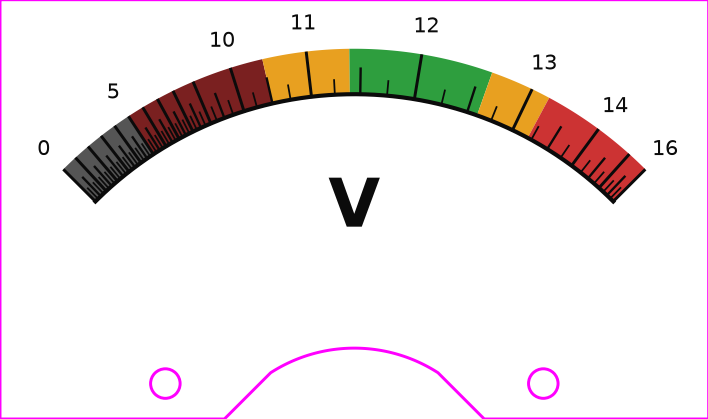

Generate this figure with Python:
#!/usr/bin/env python3
"""Generate a 1:1 physical-scale SVG of the non-linear voltmeter face
for Cricut "Print Then Cut" on the Baomain 85C1 (0-5 V) panel meter."""

import argparse
import numpy as np
import matplotlib
matplotlib.use('Agg')
import matplotlib.pyplot as plt
from matplotlib.patches import Arc, Wedge, Rectangle, Circle
from matplotlib.collections import PatchCollection
import matplotlib.patheffects as pe

parser = argparse.ArgumentParser(description=__doc__)
parser.add_argument('--ruler', action='store_true',
                    help='Draw mm ruler ticks along the edges')
args = parser.parse_args()

# ── Physical dimensions (mm) ─────────────────────────────────────────
PLATE_W       = 60.0
PLATE_H       = 35.5
PIVOT_X       = PLATE_W / 2        # 30.0
PIVOT_Y       = 39.0               # below plate top (3.5 mm below bottom edge)
ARC_RADIUS    = 31.0
DEFLECTION    = 90.0               # degrees of needle sweep

MOUNT_HOLE_DIA   = 2.5
MOUNT_HOLE_X     = 14.0            # center distance from left/right edges
MOUNT_HOLE_Y     = 3.0             # center distance from bottom edge
NOTCH_W          = 22.0            # width of semicircular cutout
NOTCH_H          = 6.0             # height of cutout (arc peak from bottom edge)

# ── Voltage / sensitivity (same as meter_scale.py) ───────────────────
BUS_MIN, BUS_MAX = 0.0, 16.0
CENTER, SIGMA    = 12.0, 1.4
BASE_GAIN        = 0.25
PEAK_GAIN        = 1.60

def sensitivity(v):
    return BASE_GAIN + PEAK_GAIN * np.exp(-0.5 * ((v - CENTER) / SIGMA) ** 2)

resolution = 10000
voltage    = np.linspace(BUS_MIN, BUS_MAX, resolution)
gain       = sensitivity(voltage)
position   = np.cumsum(gain)
position  -= position[0]
position  /= position[-1]

def volt_to_position(v):
    return np.interp(v, voltage, position)

arc_start_deg = 90 + DEFLECTION / 2   # 135
arc_end_deg   = 90 - DEFLECTION / 2   # 45

def pos_to_angle_rad(pos):
    deg = arc_start_deg - pos * DEFLECTION
    return np.radians(deg)

# ── Color bands ──────────────────────────────────────────────────────
RANGES = [
    (0.0,  5.0,  '#555555'),
    (5.0,  10.5, '#7a2020'),
    (10.5, 11.4, '#e8a020'),
    (11.4, 12.6, '#2e9e3e'),
    (12.6, 13.2, '#e8a020'),
    (13.2, 16.0, '#cc3333'),
]

# ── Tick geometry ────────────────────────────────────────────────────
MAJOR_TICK_LEN = ARC_RADIUS * 0.12
HALF_TICK_LEN  = ARC_RADIUS * 0.07
MINOR_TICK_LEN = ARC_RADIUS * 0.04
LABEL_OFFSET   = ARC_RADIUS * 0.20

BAND_INNER = ARC_RADIUS
BAND_OUTER = ARC_RADIUS + MAJOR_TICK_LEN + 0.1275

# ── Matplotlib setup ────────────────────────────────────────────────
MM_PER_INCH = 25.4
plt.rcParams['svg.fonttype'] = 'path'

fig = plt.figure(
    figsize=(PLATE_W / MM_PER_INCH, PLATE_H / MM_PER_INCH),
    dpi=96,
    facecolor='white',
)
ax = fig.add_axes([0, 0, 1, 1])
ax.set_xlim(0, PLATE_W)
ax.set_ylim(0, PLATE_H)
ax.set_aspect('equal')
ax.axis('off')

cy = PLATE_H - PIVOT_Y  # pivot in axes coords (y=0 is bottom)

# ── White background ────────────────────────────────────────────────
ax.add_patch(Rectangle((0, 0), PLATE_W, PLATE_H,
                        facecolor='white', edgecolor='none', zorder=0))

# ── Helper: mm linewidth ────────────────────────────────────────────
def mm_to_pts(mm):
    return mm * (72.0 / MM_PER_INCH)

# ── Color band fills (tach-style: fills the tick region) ────────────
for v_lo, v_hi, color in RANGES:
    p0 = volt_to_position(v_lo)
    p1 = volt_to_position(v_hi)
    th = np.linspace(pos_to_angle_rad(p0), pos_to_angle_rad(p1), 300)
    # Build closed annular wedge: outer arc forward, inner arc back
    xs = np.concatenate([PIVOT_X + BAND_OUTER * np.cos(th),
                         PIVOT_X + BAND_INNER * np.cos(th[::-1])])
    ys = np.concatenate([cy + BAND_OUTER * np.sin(th),
                         cy + BAND_INNER * np.sin(th[::-1])])
    ax.fill(xs, ys, facecolor=color, edgecolor='none', zorder=1)

# ── Main arc ────────────────────────────────────────────────────────
theta = np.linspace(np.radians(arc_end_deg), np.radians(arc_start_deg), 500)
ax.plot(PIVOT_X + ARC_RADIUS * np.cos(theta), cy + ARC_RADIUS * np.sin(theta),
        color='#0b0b0b', linewidth=mm_to_pts(0.35), zorder=2)

# ── Ticks and labels ────────────────────────────────────────────────
major_volts = np.arange(0, 17, 1)
minor_volts = np.arange(0, 16.25, 0.25)

for v in minor_volts:
    if v in major_volts or v % 0.5 == 0:
        continue
    pos = volt_to_position(v)
    ang = pos_to_angle_rad(pos)
    r_outer = ARC_RADIUS + MINOR_TICK_LEN
    ax.plot([PIVOT_X + ARC_RADIUS * np.cos(ang), PIVOT_X + r_outer * np.cos(ang)],
            [cy + ARC_RADIUS * np.sin(ang), cy + r_outer * np.sin(ang)],
            color='#0b0b0b', linewidth=mm_to_pts(0.15), zorder=3)

half_volts = np.arange(0.5, 16, 1)
for v in half_volts:
    pos = volt_to_position(v)
    ang = pos_to_angle_rad(pos)
    r_outer = ARC_RADIUS + HALF_TICK_LEN
    ax.plot([PIVOT_X + ARC_RADIUS * np.cos(ang), PIVOT_X + r_outer * np.cos(ang)],
            [cy + ARC_RADIUS * np.sin(ang), cy + r_outer * np.sin(ang)],
            color='#0b0b0b', linewidth=mm_to_pts(0.20), zorder=3)

LABELED_VOLTS = {0, 5, 10, 11, 12, 13, 14, 16}

for v in major_volts:
    pos = volt_to_position(v)
    ang = pos_to_angle_rad(pos)
    r_outer = ARC_RADIUS + MAJOR_TICK_LEN
    ax.plot([PIVOT_X + ARC_RADIUS * np.cos(ang), PIVOT_X + r_outer * np.cos(ang)],
            [cy + ARC_RADIUS * np.sin(ang), cy + r_outer * np.sin(ang)],
            color='#0b0b0b', linewidth=mm_to_pts(0.25), zorder=3)

    if v in LABELED_VOLTS:
        r_label = ARC_RADIUS + LABEL_OFFSET
        ax.text(PIVOT_X + r_label * np.cos(ang), cy + r_label * np.sin(ang),
                f'{int(v)}', ha='center', va='center',
                fontsize=5, fontfamily='sans-serif', color='#0b0b0b', zorder=4)

# ── "Vdc" label ─────────────────────────────────────────────────────
ax.text(PLATE_W / 2, PLATE_H / 2, 'V', ha='center', va='center',
        fontsize=16, fontweight='bold', fontfamily='sans-serif',
        color='#0b0b0b', zorder=4)

# ── Cut outline (magenta) ───────────────────────────────────────────
CUT_COLOR = '#ff00ff'
CUT_LW = mm_to_pts(0.25)

notch_cx = PLATE_W / 2
notch_left = notch_cx - NOTCH_W / 2
notch_right = notch_cx + NOTCH_W / 2

# Circular arc: chord = NOTCH_W, sagitta = NOTCH_H
arc_half_chord = NOTCH_W / 2
arc_r = (arc_half_chord**2 + NOTCH_H**2) / (2 * NOTCH_H)
arc_cy = -(arc_r - NOTCH_H)
arc_angle = np.arcsin(arc_half_chord / arc_r)
arc_th = np.linspace(np.pi - arc_angle, arc_angle, 80)

outline_x = np.concatenate([
    [0, 0],
    [notch_left],
    notch_cx + arc_r * np.cos(arc_th),
    [notch_right],
    [PLATE_W, PLATE_W, 0],
])
outline_y = np.concatenate([
    [PLATE_H, 0],
    [0],
    arc_cy + arc_r * np.sin(arc_th),
    [0],
    [0, PLATE_H, PLATE_H],
])
ax.plot(outline_x, outline_y, color=CUT_COLOR, linewidth=CUT_LW,
        solid_joinstyle='miter', zorder=10)

hole_r = MOUNT_HOLE_DIA / 2
for hx in [MOUNT_HOLE_X, PLATE_W - MOUNT_HOLE_X]:
    circle = plt.Circle((hx, MOUNT_HOLE_Y), hole_r,
                         fill=False, edgecolor=CUT_COLOR,
                         linewidth=CUT_LW, zorder=10)
    ax.add_patch(circle)

# ── Ruler (optional) ────────────────────────────────────────────────
if args.ruler:
    RULER_COLOR = '#888888'
    RULER_TICK = 1.5
    RULER_LW = mm_to_pts(0.1)
    for x in range(int(PLATE_W) + 1):
        tick = RULER_TICK * (2 if x % 10 == 0 else 1.4 if x % 5 == 0 else 1)
        ax.plot([x, x], [PLATE_H, PLATE_H - tick],
                color=RULER_COLOR, linewidth=RULER_LW, zorder=5)
        ax.plot([x, x], [0, tick],
                color=RULER_COLOR, linewidth=RULER_LW, zorder=5)
        if x % 10 == 0:
            ax.text(x, PLATE_H - tick - 0.6, str(x), ha='center', va='top',
                    fontsize=3, color=RULER_COLOR, fontfamily='sans-serif', zorder=5)
            ax.text(x, tick + 0.6, str(x), ha='center', va='bottom',
                    fontsize=3, color=RULER_COLOR, fontfamily='sans-serif', zorder=5)
    for y in range(int(PLATE_H) + 1):
        tick = RULER_TICK * (2 if y % 10 == 0 else 1.4 if y % 5 == 0 else 1)
        ax.plot([0, tick], [y, y],
                color=RULER_COLOR, linewidth=RULER_LW, zorder=5)
        ax.plot([PLATE_W, PLATE_W - tick], [y, y],
                color=RULER_COLOR, linewidth=RULER_LW, zorder=5)
        if y % 10 == 0:
            ax.text(tick + 0.6, y, str(y), ha='left', va='center',
                    fontsize=3, color=RULER_COLOR, fontfamily='sans-serif', zorder=5)
            ax.text(PLATE_W - tick - 0.6, y, str(y), ha='right', va='center',
                    fontsize=3, color=RULER_COLOR, fontfamily='sans-serif', zorder=5)

# ── Save ─────────────────────────────────────────────────────────────
svg_path = '/home/abyrne/tmp/meter/meter_scale_cricut.svg'
png_path = '/home/abyrne/tmp/meter/meter_scale_cricut.png'

fig.savefig(svg_path, format='svg', transparent=False)
fig.savefig(png_path, format='png', dpi=300, transparent=False)
print(f'Saved {svg_path}')
print(f'Saved {png_path}')
